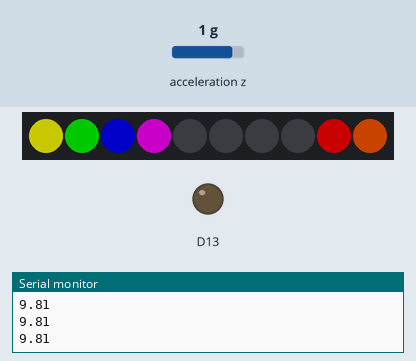
Recording of a sketch running on a simulated Adafruit Circuit Playground Express. Parts: 10 RGB LEDs in strip order, left to right, output pins drawn as LEDs (lit = HIGH), the last lines printed to the serial monitor. The test bench sets the inputs (shaded band); at power-on: acceleration z 1 g. Dim RGB values are drawn brighter than linear.

Above: at 0.26 s.
1.3 s: acceleration z set to -1.4 g
At 1.9 s:
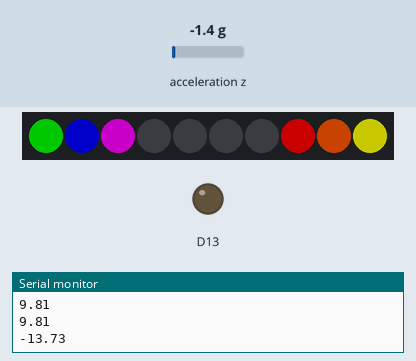
4.3 s: acceleration z set to 0.8 g
At 5.25 s:
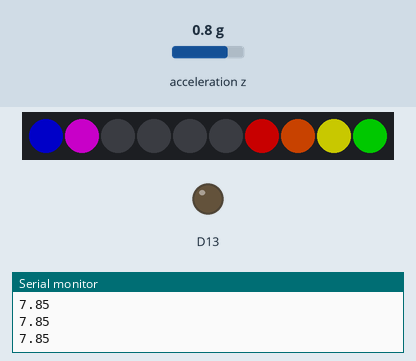

Measured:
- what the display in image 1 shows lasts 1.0 s, from 1.4 s to 2.4 s

The sketch:

accelerometer.ino
```cpp
    #include <Adafruit_CircuitPlayground.h>
    #include <Wire.h>
    #include <SPI.h>
    #define ROTATION_RATE   1000

    float X, Y, Z;

    // Define 10 colors here.
    // Must be 10 entries.
    // Use 0x000000 if you want a blank space.
    uint32_t colors[] = {
      0xFF0000,
      0xFF5500,
      0xFFFF00,
      0x00FF00,
      0x0000FF,
      0xFF00FF,
      0x000000,
      0x000000,
      0x000000,
      0x000000
    };

    int colorIndex;
    int startIndex;

    void setup() {

      Serial.begin(9600);
      CircuitPlayground.begin();
           // Make it bright!
      CircuitPlayground.setBrightness(100);

      // Start at the beginning
      startIndex = 0;
    }

    void loop() {
       // Turn off all the NeoPixels
      CircuitPlayground.clearPixels();
      Z = CircuitPlayground.motionZ();
      Serial.println(Z);
      // Loop through and set pixels
      colorIndex = startIndex;
      for (int pixel=0; pixel<10; pixel++) {
        CircuitPlayground.setPixelColor(pixel, colors[colorIndex]);
        colorIndex++;
        if (colorIndex > 9)
        colorIndex = 0;
      }

      // Increment start index into color array
      startIndex++;

      // Check value and reset if necessary
      if (startIndex > 9)
      startIndex = 0;


      if (Z < 2)
     delay(ROTATION_RATE);

     else if (Z < 3 && Z > 2)
     delay(ROTATION_RATE-200);

     else if (Z < 4 && Z > 3)
    delay(ROTATION_RATE-400);

    else if (Z < 5 && Z > 4)
    delay(ROTATION_RATE-600);

    else if (Z < 6 && Z > 5)
    delay(ROTATION_RATE-800);

    else if (Z < 20)
    delay(ROTATION_RATE-900);

     else if (Z>10)
   CircuitPlayground.clearPixels();

            // Wait a little bit so we don't spin too fast

    }
```
